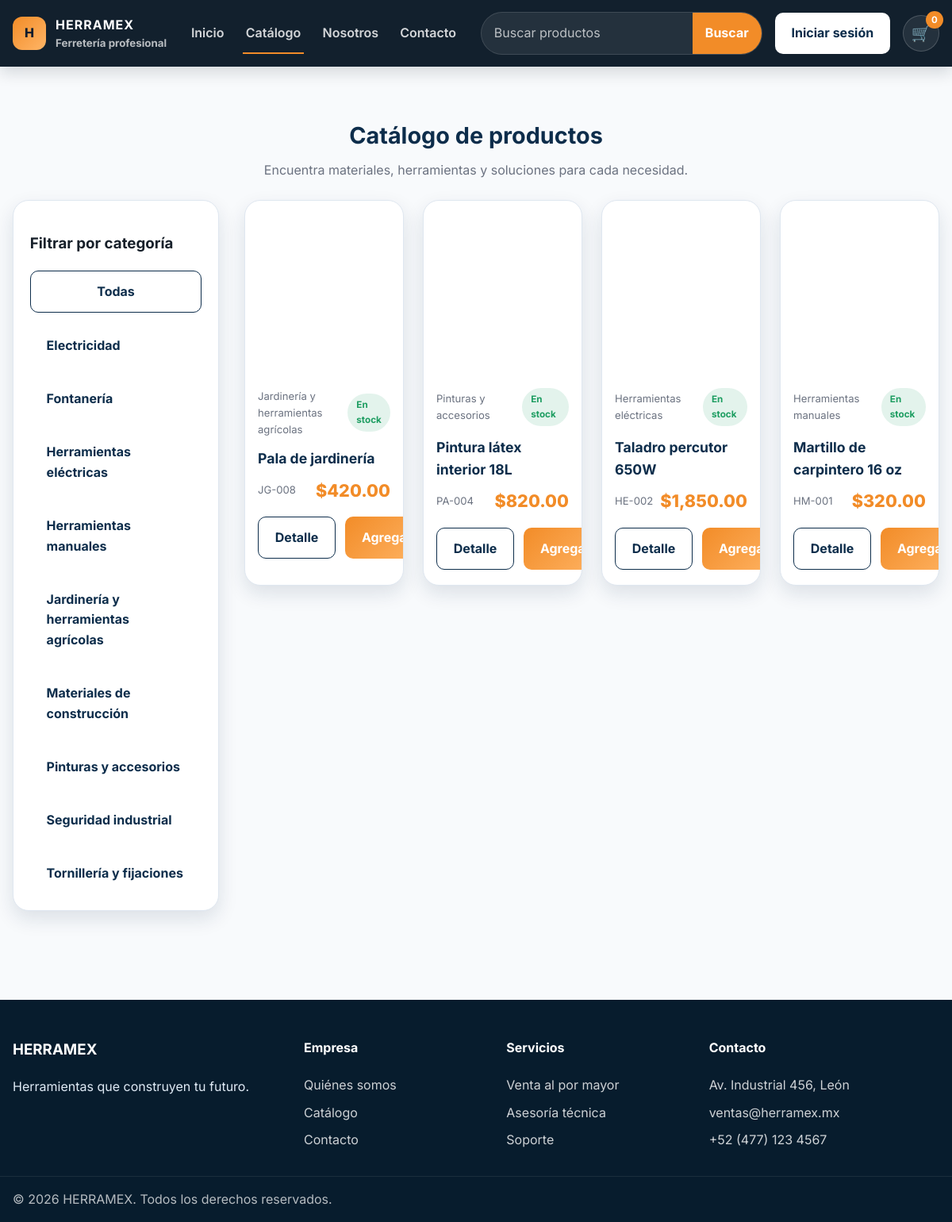
/catalogo.php?oferta=1, run on the app's committed database.
### tables this page shows
CREATE TABLE categorias (
    id INT AUTO_INCREMENT PRIMARY KEY,
    nombre VARCHAR(120) NOT NULL,
    descripcion TEXT,
    imagen VARCHAR(255) DEFAULT NULL,
    estado ENUM('activo','inactivo') NOT NULL DEFAULT 'activo',
    created_at TIMESTAMP DEFAULT CURRENT_TIMESTAMP,
    UNIQUE KEY uq_categoria_nombre (nombre)
);

CREATE TABLE productos (
    id INT AUTO_INCREMENT PRIMARY KEY,
    codigo VARCHAR(50) NOT NULL UNIQUE,
    nombre VARCHAR(180) NOT NULL,
    descripcion TEXT NOT NULL,
    categoria_id INT NOT NULL,
    precio DECIMAL(10,2) NOT NULL,
    stock INT NOT NULL DEFAULT 0,
    imagen VARCHAR(255) DEFAULT NULL,
    estado ENUM('activo','inactivo') NOT NULL DEFAULT 'activo',
    es_promo TINYINT(1) NOT NULL DEFAULT 0,
    created_at TIMESTAMP DEFAULT CURRENT_TIMESTAMP,
    CONSTRAINT fk_productos_categoria FOREIGN KEY (categoria_id) REFERENCES categorias(id) ON DELETE RESTRICT ON UPDATE CASCADE,
    INDEX idx_productos_categoria (categoria_id),
    INDEX idx_productos_nombre (nombre),
    INDEX idx_productos_stock (stock)
);

### config/database.php (called while the page is built)
<?php
function getDb(): PDO
{
    static $pdo = null;
    if ($pdo instanceof PDO) {
        return $pdo;
    }
    $host = getenv('DB_HOST') ?: 'localhost';
    $dbName = getenv('DB_NAME') ?: 'herramex';
    $dbUser = getenv('DB_USER') ?: 'root';
    $dbPass = getenv('DB_PASS') ?: '';
    $port = getenv('DB_PORT') ?: '3306';
    $dsn = sprintf('mysql:host=%s;port=%s;dbname=%s;charset=utf8mb4', $host, $port, $dbName);
    $options = [
        PDO::ATTR_ERRMODE => PDO::ERRMODE_EXCEPTION,
        PDO::ATTR_DEFAULT_FETCH_MODE => PDO::FETCH_ASSOC,
        PDO::ATTR_EMULATE_PREPARES => false,
    ];
    try {
        $pdo = new PDO($dsn, $dbUser, $dbPass, $options);
        return $pdo;
    } catch (PDOException $e) {
        http_response_code(500);
        die('No se pudo conectar a la base de datos. Verifica la configuración en config/database.php y que MySQL esté activo.');
    }
}

### includes/funciones.php (called while the page is built, shortened)
<?php
require_once __DIR__ . '/../config/database.php';
function e($value): string
{
    return htmlspecialchars((string) $value, ENT_QUOTES, 'UTF-8');
}
function format_money($amount): string
{
    return '$' . number_format((float) $amount, 2, '.', ',');
}
function get_product_image($image): string
{
    if (strpos($image, 'http') === 0) {
        return $image;
    }
    return 'assets/img/' . ltrim($image, '/');
}
function get_products_list(array $filters = []): array
{
    $pdo = getDb();
    $sql = 'SELECT p.*, c.nombre AS categoria FROM productos p LEFT JOIN categorias c ON c.id = p.categoria_id WHERE p.estado = :estado';
    $params = [':estado' => 'activo'];
    $sql .= ' ORDER BY p.id DESC';
    $stmt = $pdo->prepare($sql);
    $stmt->execute($params);
    return $stmt->fetchAll();
}
function get_categories(): array
{
    $stmt = getDb()->query('SELECT * FROM categorias ORDER BY nombre ASC');
    return $stmt->fetchAll();
}

### catalogo.php (the view, shortened to what this page needs)
<?php
require_once __DIR__ . '/includes/header.php';
$search = trim($_GET['q'] ?? '');
$categoryId = isset($_GET['categoria']) ? (int) $_GET['categoria'] : null;
$onlyPromo = !empty($_GET['oferta']);
$categories = get_categories();
$products = get_products_list([
    'categoria_id' => $categoryId,
    'search' => $search,
]);
if ($onlyPromo) {
    $products = array_filter($products, function ($product) {
        return !empty($product['es_promo']);
    });
}
?>
<section class="section">
    <div class="container">
        <div class="section-header">
            <h2>Catálogo de productos</h2>
            <p>Encuentra materiales, herramientas y soluciones para cada necesidad.</p>
        </div>
        <div class="grid" style="grid-template-columns: 260px 1fr; gap: 2rem; align-items:start;">
            <aside class="info-card">
                <h3>Filtrar por categoría</h3>
                <div class="form-grid">
                    <a href="catalogo.php" class="btn btn-outline">Todas</a>
                    <?php foreach ($categories as $category): ?>
                        <a href="catalogo.php?categoria=<?php echo (int) $category['id']; ?>" class="btn btn-secondary" style="justify-content:flex-start; width:100%;">
                            <?php echo e($category['nombre']); ?>
                        </a>
                    <?php endforeach; ?>
                </div>
            </aside>
            <div>
                <?php if (empty($products)): ?>
                    <div class="info-card" style="padding:2rem;">
                        <h3>No se encontraron productos</h3>
                        <p>Intenta con otro término o selecciona otra categoría.</p>
                    </div>
                <?php else: ?>
                    <div class="grid grid-4">
                        <?php foreach ($products as $product): ?>
                            <?php
                            $stockClass = 'stock-ok';
                            ?>
                            <article class="product-card">
                                <div class="product-image" style="background-image:url('<?php echo get_product_image($product['imagen']); ?>');"></div>
                                <div class="product-info">
                                    <div class="meta-line">
                                        <span><?php echo e($product['categoria'] ?? 'General'); ?></span>
                                        <span class="stock-pill <?php echo $stockClass; ?>"><?php echo $product['stock'] > 0 ? 'En stock' : 'Agotado'; ?></span>
                                    </div>
                                    <h3><?php echo e($product['nombre']); ?></h3>
                                    <div class="meta-line">
                                        <span><?php echo e($product['codigo']); ?></span>
                                        <span class="price"><?php echo format_money($product['precio']); ?></span>
                                    </div>
                                    <div class="product-actions">
                                        <a href="producto.php?id=<?php echo (int) $product['id']; ?>" class="btn btn-outline">Detalle</a>
                                        <button class="btn btn-primary" type="button" data-quick-add="<?php echo (int) $product['id']; ?>">Agregar</button>
                                    </div>
                                </div>
                            </article>
                        <?php endforeach; ?>
                    </div>
                <?php endif; ?>
            </div>
        </div>
    </div>
</section>
<?php require_once __DIR__ . '/includes/footer.php'; ?>

### assets/css/style.css (style rules this page uses)
:root { --primary: #0d2d4b; --primary-dark: #071c2d; --secondary: #f28c28; --secondary-soft: #ffb566; --text: #17202a; --muted: #6b7280; --light: #f4f7fb; --border: #dfe7f0; --success: #1d9d61; --danger: #d64545; --warning: #f39a32; --shadow: 0 10px 25px rgba(13, 45, 75, 0.12); }
* { box-sizing: border-box; }
html { scroll-behavior: smooth; }
body { margin: 0; font-family: 'Inter', sans-serif; background: #f8fafc; color: var(--text); line-height: 1.6; }
a { color: inherit; text-decoration: none; }
button, input, select, textarea { font: inherit; }
.container { width: min(1200px, calc(100% - 2rem)); margin: 0 auto; }
.btn { display: inline-flex; align-items: center; justify-content: center; gap: 0.5rem; padding: 0.8rem 1.3rem; border-radius: 10px; border: none; font-weight: 700; cursor: pointer; transition: transform 0.2s ease, box-shadow 0.2s ease; }
.btn-primary { background: linear-gradient(135deg, var(--secondary), var(--secondary-soft)); color: #fff; }
.btn-secondary { background: #fff; color: var(--primary); }
.btn-outline { border: 1px solid var(--primary); background: transparent; color: var(--primary); }
.section { padding: 4rem 0; }
.section-header { margin-bottom: 1.5rem; text-align: center; }
.section-header h2 { font-size: clamp(1.8rem, 2vw, 2.6rem); margin: 0 0 0.5rem; color: var(--primary); }
.section-header p { color: var(--muted); margin: 0; }
.grid { display: grid; gap: 1.5rem; }
.grid-4 { grid-template-columns: repeat(4, minmax(0, 1fr)); }
.feature-card, .category-card, .product-card, .info-card, .checkout-card, .admin-card { background: #fff; border: 1px solid var(--border); border-radius: 20px; box-shadow: var(--shadow); }
.product-card { overflow: hidden; }
.product-image { height: 220px; background-size: cover; background-position: center; }
.product-info { padding: 1rem 1rem 1.2rem; }
.product-info h3 { margin: 0 0 0.5rem; font-size: 1.1rem; color: var(--primary); }
.meta-line { display: flex; justify-content: space-between; align-items: center; gap: 0.5rem; margin-bottom: 0.8rem; color: var(--muted); font-size: 0.82rem; }
.price { color: var(--secondary); font-size: 1.35rem; font-weight: 800; }
.stock-pill { display: inline-flex; align-items: center; gap: 0.3rem; padding: 0.35rem 0.7rem; border-radius: 999px; font-size: 0.73rem; font-weight: 700; }
.stock-ok { background: rgba(29, 157, 97, 0.12); color: var(--success); }
.product-actions { display: flex; gap: 0.75rem; margin-top: 1rem; }
.info-card { padding: 1.3rem; min-height: 150px; }
.form-grid { display: grid; gap: 1rem; }

### data on the page
categorias: nombre "Electricidad"
categorias: nombre "Fontanería"
categorias: nombre "Herramientas eléctricas"
categorias: $category['id'] 1 (drawn), nombre "Herramientas manuales"
categorias: nombre "Jardinería y herramientas agrícolas"
categorias: nombre "Materiales de construcción"
categorias: nombre "Pinturas y accesorios"
categorias: nombre "Seguridad industrial"
categorias: nombre "Tornillería y fijaciones"
productos: categoria.nombre "Jardinería y herramientas agrícolas", stock "En stock", nombre "Pala de jardinería", codigo "JG-008", precio "$420.00"
productos: categoria.nombre "Pinturas y accesorios", stock "En stock", nombre "Pintura látex interior 18L", codigo "PA-004", precio "$820.00"
productos: categoria.nombre "Herramientas eléctricas", stock "En stock", nombre "Taladro percutor 650W", codigo "HE-002", precio "$1,850.00"
productos: categoria.nombre "Herramientas manuales", stock "En stock", nombre "Martillo de carpintero 16 oz", codigo "HM-001", precio "$320.00"

### other printed values
$cartCount "0"
